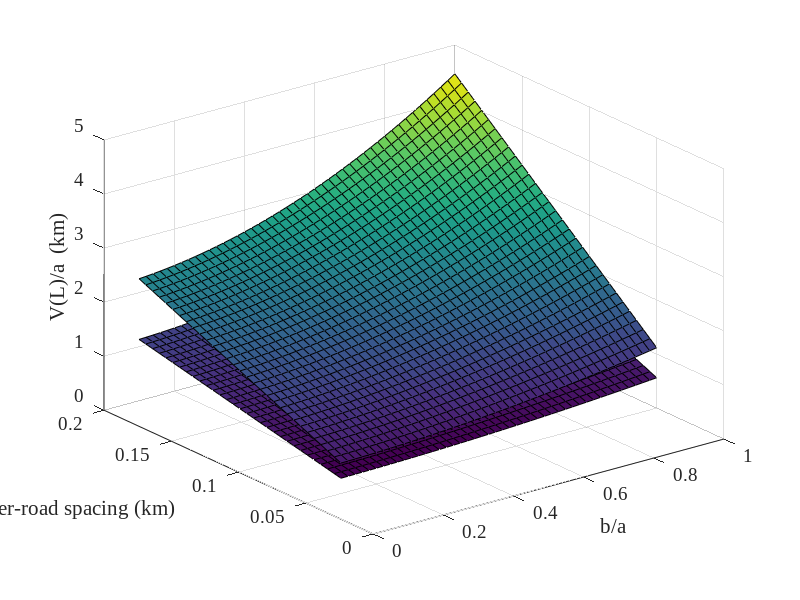

This chart was generated by the following MATLAB code:

fs = 16;
fn = 'Times New Roman'; 

for Na=100:100:201
    i=1;
     for i1=0.1:0.02:1
%     for i1=0.1:0.1:1
        j=1;
        for j1 = 0.05:0.005:0.2
%           for j1 = 0.05:0.05:0.2
            x(i,j)=i1;
            y(i,j)=j1;
            z(i,j) = j1*(Na+1)/18 + j1*(i1*Na+1)*i1/18;
            j = j+1;
        end
        i = i+1;
    end
    x
    y
    z
    surf(x,y,z);
    % plot3(x,y,z);
hold on
end

zlabel('V(L)/a  (km)','FontSize',fs,'FontName',fn);
ylabel('Inter-road spacing (km)','FontSize',fs,'FontName',fn);
xlabel({'b/a'},'FontSize',fs,'FontName',fn);

% surf(x,y,x.^2+y.^2)
fs = 14;
set(gca,'FontSize',fs,'FontName',fn);



